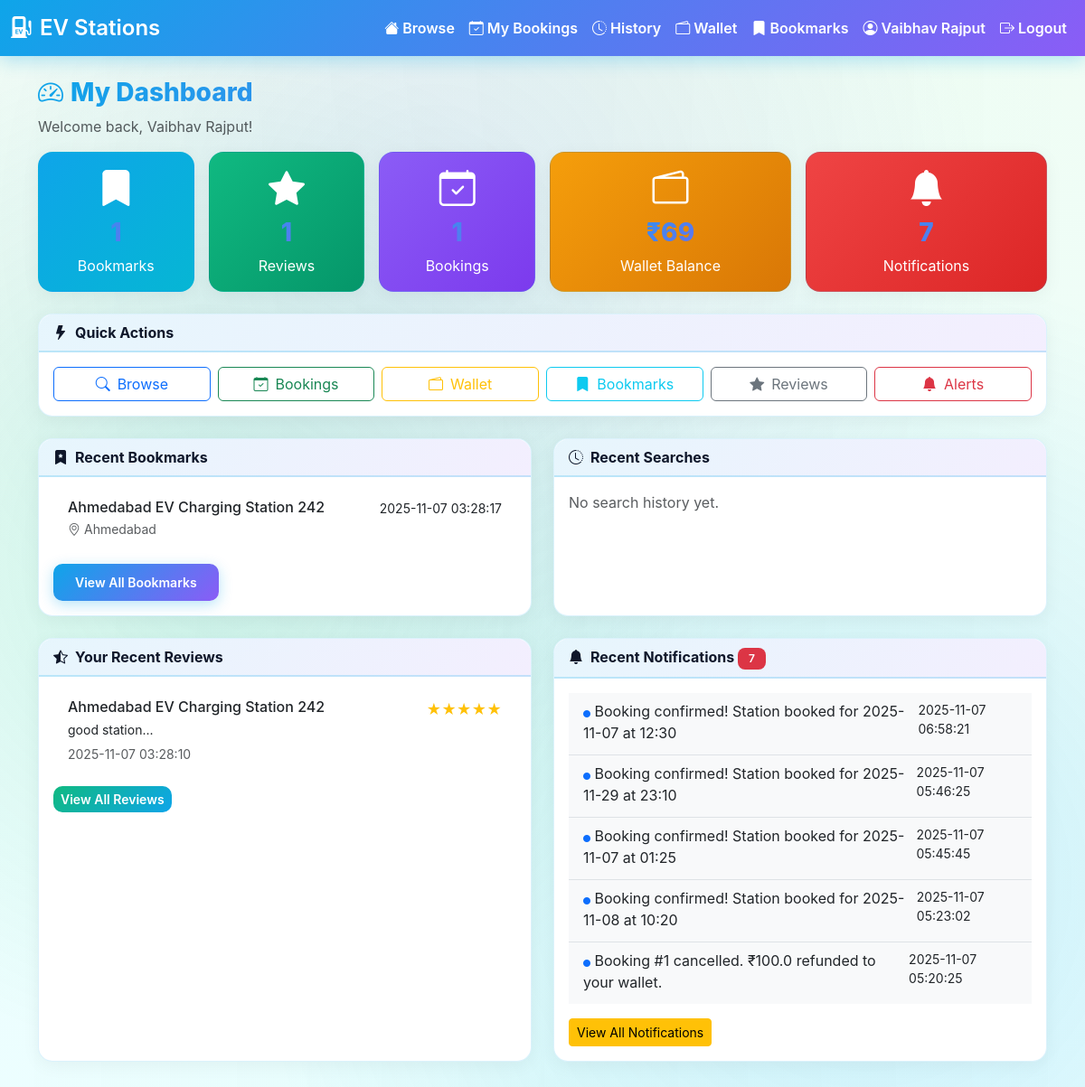
Before: /user/dashboard (signed in) with the older database file.
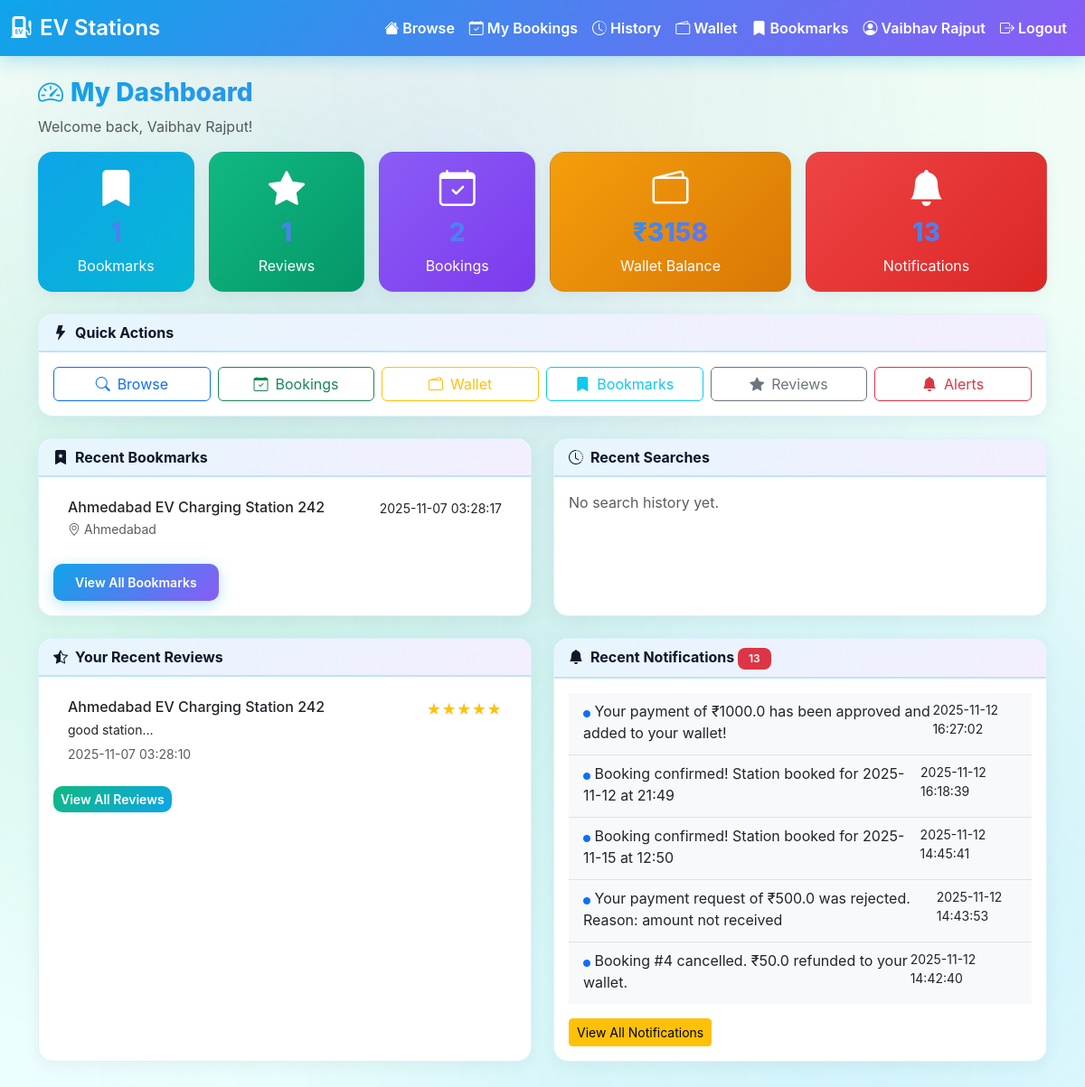
After: the same page with the newer database file.
### tables this page shows
CREATE TABLE wallets (
  id INTEGER PRIMARY KEY AUTOINCREMENT,
  user_id INTEGER UNIQUE NOT NULL,
  balance REAL DEFAULT 0.0,
  updated_at TIMESTAMP DEFAULT CURRENT_TIMESTAMP,
  FOREIGN KEY (user_id) REFERENCES users(id)
);

CREATE TABLE bookmarks (
  id INTEGER PRIMARY KEY AUTOINCREMENT,
  user_id INTEGER NOT NULL,
  station_id TEXT NOT NULL,
  created_at TIMESTAMP DEFAULT CURRENT_TIMESTAMP,
  FOREIGN KEY (user_id) REFERENCES users(id),
  FOREIGN KEY (station_id) REFERENCES ev_charging_stations_reduced(station_id),
  UNIQUE(user_id, station_id)
);

CREATE TABLE ev_charging_stations_reduced (
  station_id TEXT,
  name TEXT,
  operator TEXT,
  state TEXT,
  city TEXT,
  pincode TEXT,
  charger_types TEXT,
  number_of_chargers TEXT,
  power_kW_each TEXT,
  price_per_kWh_INR TEXT,
  tariff_type TEXT,
  payment_methods TEXT,
  opening_hours TEXT,
  contact_number TEXT,
  email TEXT,
  station_rating TEXT,
  num_reviews TEXT,
  parking_spaces TEXT,
  amenities TEXT,
  reservation_supported TEXT,
  fast_charging_supported TEXT,
  nearby_landmark TEXT,
  uptime_percent TEXT,
  status TEXT, latitude REAL, longitude REAL,
  PRIMARY KEY (station_id)
);

CREATE TABLE reviews (
  id INTEGER PRIMARY KEY AUTOINCREMENT,
  station_id TEXT NOT NULL,
  user_id INTEGER NOT NULL,
  rating INTEGER NOT NULL CHECK(rating >= 1 AND rating <= 5),
  review_text TEXT,
  created_at TIMESTAMP DEFAULT CURRENT_TIMESTAMP,
  FOREIGN KEY (station_id) REFERENCES ev_charging_stations_reduced(station_id),
  FOREIGN KEY (user_id) REFERENCES users(id)
);

CREATE TABLE notifications (
  id INTEGER PRIMARY KEY AUTOINCREMENT,
  user_id INTEGER NOT NULL,
  station_id TEXT,
  message TEXT NOT NULL,
  is_read INTEGER DEFAULT 0,
  created_at TIMESTAMP DEFAULT CURRENT_TIMESTAMP,
  FOREIGN KEY (user_id) REFERENCES users(id),
  FOREIGN KEY (station_id) REFERENCES ev_charging_stations_reduced(station_id)
);

### flask_app/routes.py (the view)
@bp.route("/user/dashboard")
def user_dashboard():
    if not f.session.get("user_id"):
        f.flash("Please login to view dashboard", "warning")
        return f.redirect(f.url_for("main.user_login"))
    user_id = f.session.get("user_id")
    bookmarks = get_user_bookmarks(user_id)
    reviews = get_user_reviews(user_id)
    recent_searches = get_recent_searches(user_id, 5)
    notifications = get_user_notifications(user_id, unread_only=False)
    unread_count = get_unread_count(user_id)
    bookings = get_user_bookings(user_id)
    wallet_balance = get_wallet_balance(user_id)
    return f.render_template(
        "user_dashboard.html",
        bookmarks=bookmarks,
        reviews=reviews,
        recent_searches=recent_searches,
        notifications=notifications,
        unread_count=unread_count,
        bookings=bookings,
        wallet_balance=wallet_balance
    )

### app_db.py (called while the page is built)
def get_conn():
    DB_PATH.parent.mkdir(parents=True, exist_ok=True)
    return sqlite3.connect(DB_PATH)

def get_user_reviews(user_id: int) -> List[Dict[str, Any]]:
    with get_conn() as conn:
        cursor = conn.execute(
            """SELECT r.id, r.station_id, r.rating, r.review_text, r.created_at,
                      s.name as station_name
               FROM reviews r
               LEFT JOIN ev_charging_stations_reduced s ON r.station_id = s.station_id
               WHERE r.user_id = ?
               ORDER BY r.created_at DESC""",
            (user_id,)
        )
        reviews = cursor.fetchall()
    return [
        {
            'id': rev[0],
            'station_id': rev[1],
            'rating': rev[2],
            'review_text': rev[3],
            'created_at': rev[4],
            'station_name': rev[5]
        }
        for rev in reviews
    ]

def get_unread_count(user_id: int) -> int:
    with get_conn() as conn:
        cursor = conn.execute(
            "SELECT COUNT(*) FROM notifications WHERE user_id = ? AND is_read = 0",
            (user_id,)
        )
        result = cursor.fetchone()
    return result[0] if result else 0

### templates/user_dashboard.html (shortened to what the changed rows need)
{% extends 'base.html' %}
{% block styles %}<link href="{{ url_for('static', filename='css/index.css') }}" rel="stylesheet">{% endblock %}
{% block content %}
<div class="row g-3 mb-4">
  <div class="col-md-2">
    <div class="card text-center" style="background: linear-gradient(135deg, #0ea5e9 0%, #06b6d4 100%);">
      <div class="card-body text-white">
        <h1><i class="bi bi-bookmark-fill"></i></h1>
      </div>
    </div>
  </div>
  <div class="col-md-2">
    <div class="card text-center" style="background: linear-gradient(135deg, #10b981 0%, #059669 100%);">
      <div class="card-body text-white">
        <h1><i class="bi bi-star-fill"></i></h1>
      </div>
    </div>
  </div>
  <div class="col-md-2">
    <div class="card text-center" style="background: linear-gradient(135deg, #8b5cf6 0%, #7c3aed 100%);">
      <div class="card-body text-white">
        <h1><i class="bi bi-calendar-check"></i></h1>
      </div>
    </div>
  </div>
  <div class="col-md-3">
    <div class="card text-center" style="background: linear-gradient(135deg, #f59e0b 0%, #d97706 100%);">
      <div class="card-body text-white">
        <h1><i class="bi bi-wallet2"></i></h1>
        <h3>₹{{ "%.0f"|format(wallet_balance) }}</h3>
        <p class="mb-0">Wallet Balance</p>
      </div>
    </div>
  </div>
  <div class="col-md-3">
    <div class="card text-center" style="background: linear-gradient(135deg, #ef4444 0%, #dc2626 100%);">
      <div class="card-body text-white">
        <h1><i class="bi bi-bell-fill"></i></h1>
        <h3>{{ unread_count }}</h3>
        <p class="mb-0">Notifications</p>
      </div>
    </div>
  </div>
</div>
<div class="row">
  <div class="col-md-6 mb-4">
    <div class="card h-100">
      <div class="card-body">
        {% if bookmarks %}
          <div class="list-group list-group-flush">
            {% for b in bookmarks[:5] %}
            <a href="{{ url_for('main.station_detail', station_id=b.station_id) }}"
               class="list-group-item list-group-item-action">
              <div class="d-flex w-100 justify-content-between">
                <h6 class="mb-1">{{ b.name }}</h6>
                <small>{{ b.bookmarked_at }}</small>
              </div>
              <p class="mb-1 text-muted small">
                <i class="bi bi-geo-alt me-1"></i>{{ b.city }}
              </p>
            </a>
            {% endfor %}
          </div>
        {% else %}
          <p class="text-muted">No bookmarks yet. Start exploring stations!</p>
        {% endif %}
      </div>
    </div>
  </div>
  <div class="col-md-6 mb-4">
    <div class="card h-100">
      <div class="card-body">
        {% if reviews %}
          <div class="list-group list-group-flush">
            {% for review in reviews[:5] %}
            <a href="{{ url_for('main.station_detail', station_id=review.station_id) }}"
               class="list-group-item list-group-item-action">
              <div class="d-flex w-100 justify-content-between">
                <h6 class="mb-1">{{ review.station_name or review.station_id }}</h6>
                <span class="text-warning">
                  {% for i in range(review.rating) %}★{% endfor %}
                </span>
              </div>
              {% if review.review_text %}
                <p class="mb-1 small">{{ review.review_text[:100] }}...</p>
              {% endif %}
              <small class="text-muted">{{ review.created_at }}</small>
            </a>
            {% endfor %}
          </div>
        {% else %}
          <p class="text-muted">No reviews yet. Share your experience!</p>
        {% endif %}
      </div>
    </div>
  </div>
  <div class="col-md-6 mb-4">
    <div class="card h-100">
      <div class="card-header">
        <i class="bi bi-bell-fill me-2"></i>Recent Notifications
        {% if unread_count > 0 %}
          <span class="badge bg-danger">{{ unread_count }}</span>
        {% endif %}
      </div>
      <div class="card-body">
        {% if notifications %}
          <div class="list-group list-group-flush">
            {% for notif in notifications[:5] %}
            <div class="list-group-item {% if not notif.is_read %}bg-light{% endif %}">
              <div class="d-flex w-100 justify-content-between">
                <p class="mb-1">
                  {% if not notif.is_read %}<i class="bi bi-circle-fill text-primary" style="font-size:0.5rem;"></i>{% endif %}
                  {{ notif.message }}
                </p>
                <small>{{ notif.created_at }}</small>
              </div>
            </div>
            {% endfor %}
          </div>
        {% else %}
          <p class="text-muted">No notifications yet.</p>
        {% endif %}
      </div>
    </div>
  </div>
</div>
{% endblock %}

Changed rows visible on the page:
no longer on this page (row unchanged): notifications: is_read 0 (drawn), message "Booking confirmed! Station booked for 2025-11-07 at 12:30", created_at "2025-11-07 06:58:21"
no longer on this page (row unchanged): notifications: is_read 0 (drawn), message "Booking confirmed! Station booked for 2025-11-29 at 23:10", created_at "2025-11-07 05:46:25"
no longer on this page (row unchanged): notifications: is_read 0 (drawn), message "Booking confirmed! Station booked for 2025-11-07 at 01:25", created_at "2025-11-07 05:45:45"
no longer on this page (row unchanged): notifications: is_read 0 (drawn), message "Booking confirmed! Station booked for 2025-11-08 at 10:20", created_at "2025-11-07 05:23:02"
no longer on this page (row unchanged): notifications: is_read 0 (drawn), message "Booking #1 cancelled. ₹100.0 refunded to your wallet.", created_at "2025-11-07 05:20:25"
changed wallets: balance "69" → "3158"
added notifications: is_read 0 (drawn), message "Your payment of ₹1000.0 has been approved and added to your wallet!", created_at "2025-11-12 16:27:02"
added notifications: is_read 0 (drawn), message "Booking confirmed! Station booked for 2025-11-12 at 21:49", created_at "2025-11-12 16:18:39"
added notifications: is_read 0 (drawn), message "Booking confirmed! Station booked for 2025-11-15 at 12:50", created_at "2025-11-12 14:45:41"
added notifications: is_read 0 (drawn), message "Your payment request of ₹500.0 was rejected. Reason: amount not received", created_at "2025-11-12 14:43:53"
added notifications: is_read 0 (drawn), message "Booking #4 cancelled. ₹50.0 refunded to your wallet.", created_at "2025-11-12 14:42:40"
Other visible differences:
{{ unread_count }}: "7" → "13"
